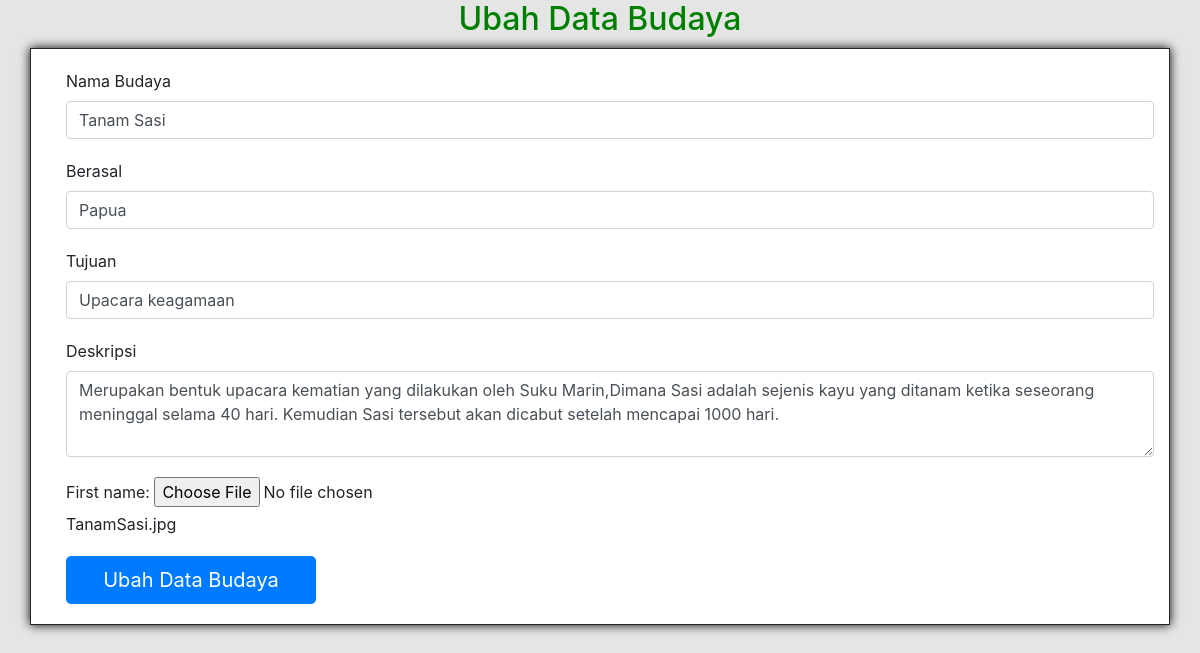
The page /admin/ubah.php?Id=3 on the database its author committed.
### tables this page shows
CREATE TABLE `budaya_indonesia` (
  `Id` int(11) NOT NULL,
  `Nama` varchar(32) NOT NULL,
  `Berasal` varchar(32) NOT NULL,
  `Tujuan` varchar(32) NOT NULL,
  `Deskripsi` varchar(1024) NOT NULL,
  `Gambar` varchar(32) NOT NULL
);

### helper/functions.php (called while the page is built, shortened)
<?php
function koneksi()
{
	$scann = mysqli_connect("localhost","root","") or die("koneksi Ke DB gagal!");
    mysqli_select_db($scann,"pw_173040121") or die("Database Salah");
return $scann;
}
function query($sql)
{
	$scann = koneksi();
	$results = mysqli_query($scann,"$sql");
	$rows = [];
	while ($row = mysqli_fetch_assoc($results)) {
		$rows[]= $row;
	};
	return $rows;
}
 ?>

### admin/ubah.php (the view, shortened to what this page needs)
<?php require'..\helper\functions.php';
$id = $_GET["Id"];
$budaya_indonesia = query("SELECT * FROM budaya_indonesia WHERE Id = $id")[0];
 ?>
<!DOCTYPE html>
<html>
<head>
  <link href="..\assets\css\bootstrap.min.css" rel="stylesheet">
</head>
<body>
  <h2 class="text-title text-center"> Ubah Data Budaya</h2>
  <div class="container">
  <form action="" method="post"  enctype="multipart/form-data">
      <div class="form-group">
          <label for="Nama">Nama Budaya</label>
          <input type="text" name="Nama" id="Nama" class="form-control" value="<?php echo $budaya_indonesia['Nama']; ?>" ></input>
      </div>
      <div class="form-group">
          <label for="Berasal">Berasal  </label>
          <input type="text" name="Berasal" id="Berasal" class="form-control" value="<?php echo $budaya_indonesia['Berasal']; ?>"></input>
      </div>
      <div class="form-group">
          <label for="Tujuan">Tujuan  </label>
          <input type="text" name="Tujuan" id="Tujuan" class="form-control" value="<?php echo $budaya_indonesia['Tujuan']; ?>"></input>
      </div>
      <div class="form-group">
            <label for="Deskripsi">Deskripsi</label>
            <textarea class="form-control" id="Deskripsi" rows="3" name="Deskripsi" value="<?php echo $budaya_indonesia['Deskripsi']; ?>"><?php echo $budaya_indonesia['Deskripsi']; ?></textarea>
        </div>
        <div class="form-group">
				<label for="fname">First name:</label>
  				<input type="file" id="Gambar" name="Gambar"value="<?php echo $budaya_indonesia['Gambar']; ?>">
          <br><span name="old" id="old" value="<?php echo $budaya_indonesia['Gambar'];?>"><?php echo $budaya_indonesia['Gambar'];?></span>
  			</div>
        <div class="form-group">
          <button type="submit" name="ubah" value="Update" class="btn btn-primary btn-lg">Ubah Data Budaya</button>
      </div>
      </form>
  </div>
</body>
</html>

### admin/ubah.php (style rules this page uses)
body { background-color: rgba(192,192,192,0.4); }
.container { border: 1px solid black; height: auto; margin-top: 10px; background-color: white; border: 1px solid white; border:1px solid ; box-shadow: 0 0 10px black; margin-bottom: 30px; }
.form-group { margin-top: 20px; margin-bottom: 20px; margin-left: 20px; margin-top: 20px; }
h2 { color: blue; }
button { width: 250px; }

### rows shown on the page
budaya_indonesia: Nama "Tanam Sasi", Berasal "Papua", Tujuan "Upacara keagamaan", Deskripsi "Merupakan bentuk upacara kematian yang dilakukan oleh Suku Marin,Dimana Sasi adalah sejenis kayu yang ditanam ketika seseorang meninggal selama 40 hari. Kemudian Sasi tersebut akan dicabut setelah mencapai 1000 hari.", Gambar "TanamSasi.jpg"
